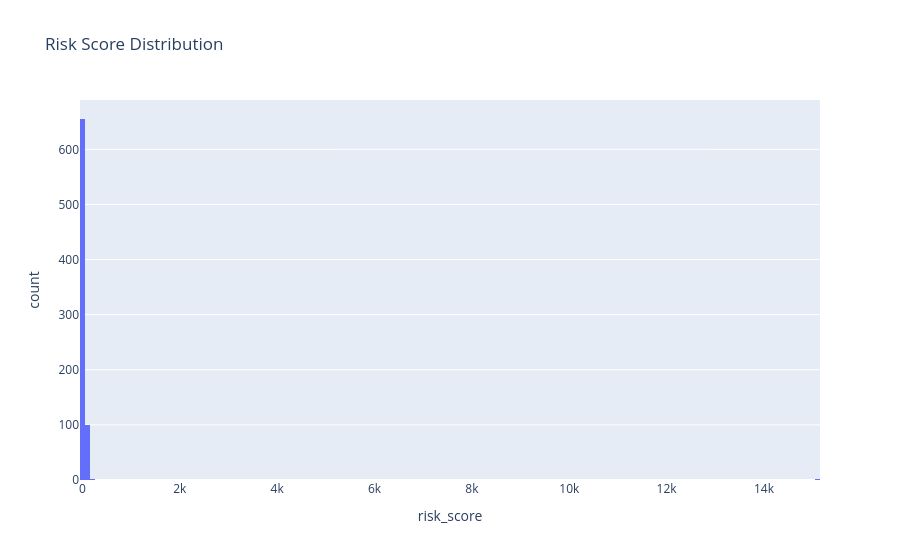

Write notebook code for a chart like this one.
### Code cell
fig = px.histogram(df, x="risk_score",
                title="Risk Score Distribution")
fig.show()

### Figure 1 — Plotly figure (JSON) as saved in the notebook; plotly's stock layout.template omitted (floating-point values rounded to 4 significant figures; data arrays with more than 128 entries replaced by an {"elided": "..."} marker saying what was removed)
{"data": [{"bingroup": "x", "hovertemplate": "risk_score=%{x}<br>count=%{y}<extra></extra>", "legendgroup": "", "marker": {"color": "#636efa", "pattern": {"shape": ""}}, "name": "", "orientation": "v", "showlegend": false, "type": "histogram", "x": {"elided": "758 float values"}, "xaxis": "x", "yaxis": "y"}], "layout": {"barmode": "relative", "legend": {"tracegroupgap": 0}, "title": {"text": "Risk Score Distribution"}, "xaxis": {"anchor": "y", "domain": [0, 1], "title": {"text": "risk_score"}}, "yaxis": {"anchor": "x", "domain": [0, 1], "title": {"text": "count"}}}}
